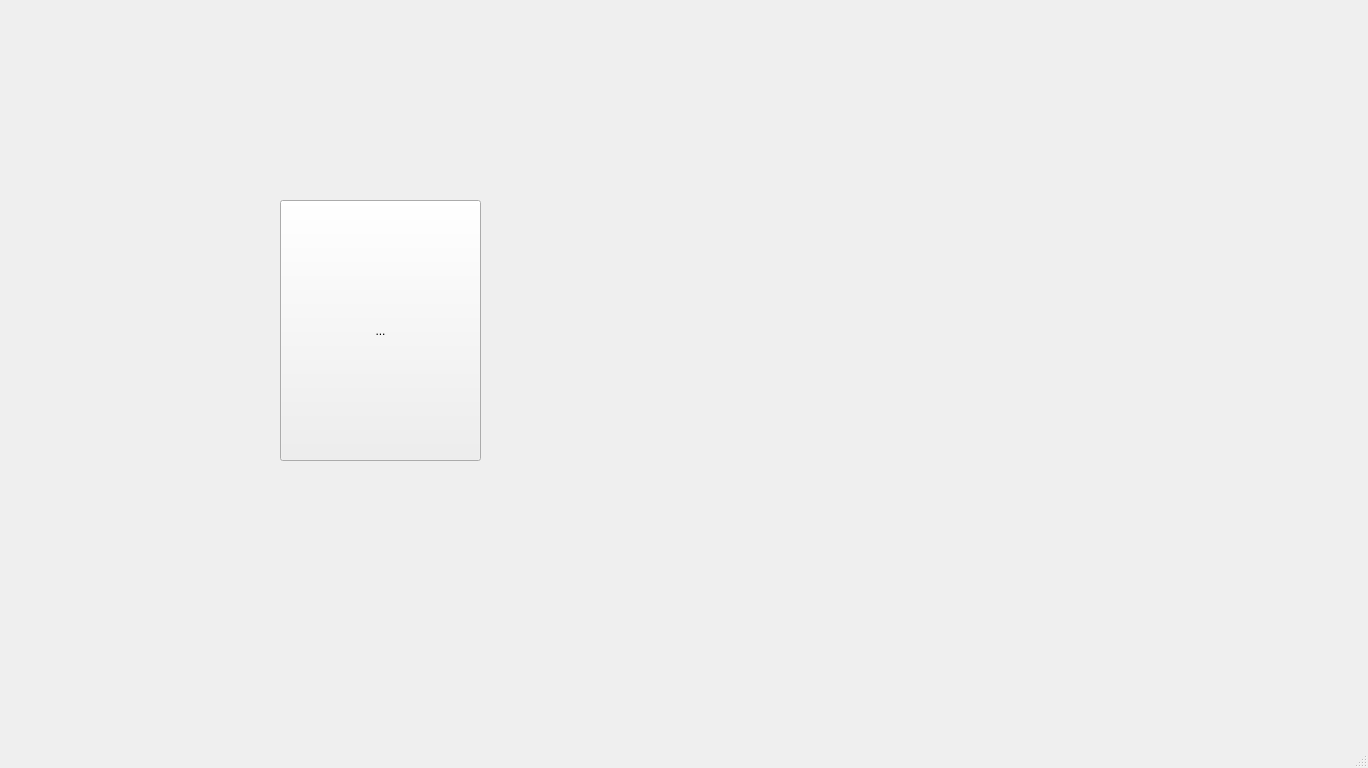
<?xml version="1.0" encoding="UTF-8"?>
<ui version="4.0">
 <class>MainWindow</class>
 <widget class="QMainWindow" name="MainWindow">
  <property name="geometry">
   <rect>
    <x>0</x>
    <y>0</y>
    <width>1368</width>
    <height>768</height>
   </rect>
  </property>
  <property name="baseSize">
   <size>
    <width>0</width>
    <height>0</height>
   </size>
  </property>
  <property name="windowTitle">
   <string>MainWindow</string>
  </property>
  <widget class="QWidget" name="centralwidget">
   <widget class="QToolButton" name="toolButton">
    <property name="geometry">
     <rect>
      <x>280</x>
      <y>200</y>
      <width>201</width>
      <height>261</height>
     </rect>
    </property>
    <property name="text">
     <string>...</string>
    </property>
    <property name="icon">
     <iconset>
      <normalon>down.jpg</normalon>
     </iconset>
    </property>
    <property name="iconSize">
     <size>
      <width>500</width>
      <height>1000</height>
     </size>
    </property>
   </widget>
  </widget>
  <widget class="QMenuBar" name="menubar">
   <property name="geometry">
    <rect>
     <x>0</x>
     <y>0</y>
     <width>1368</width>
     <height>21</height>
    </rect>
   </property>
  </widget>
  <widget class="QStatusBar" name="statusbar"/>
 </widget>
 <resources/>
 <connections/>
</ui>
